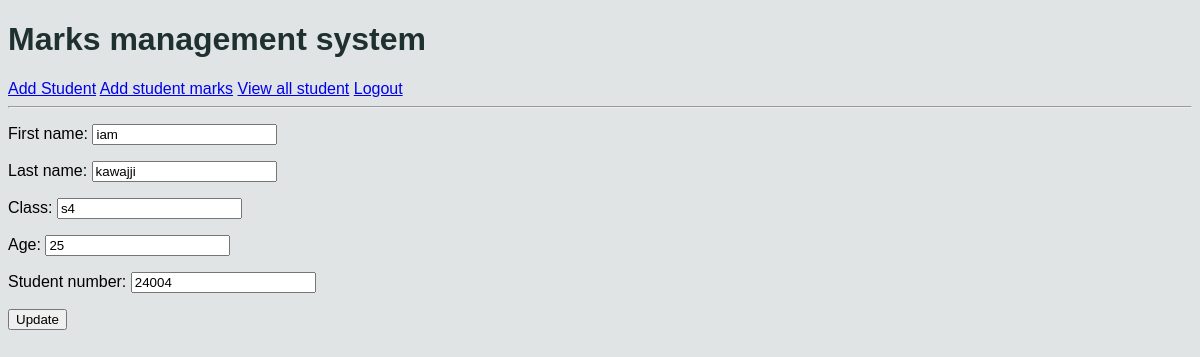
Before: /students/edit/1/ (signed in) with the older database file.
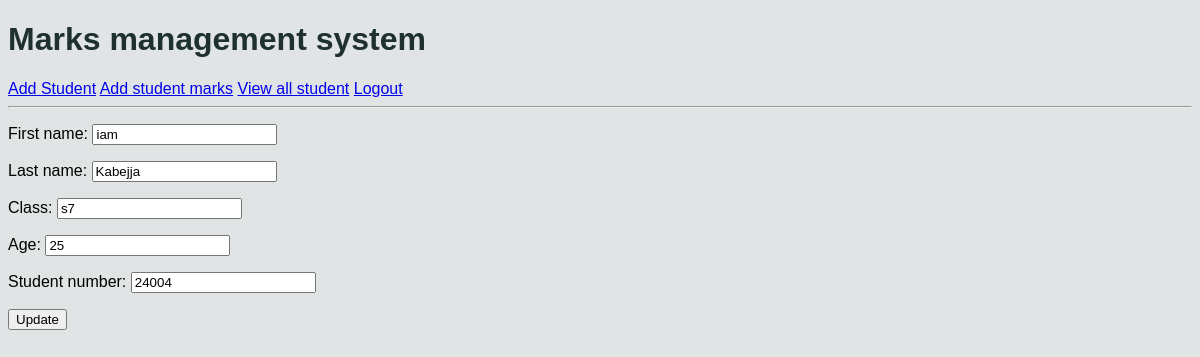
After: the same page with the newer database file.
### students/models.py (models this page shows, shortened)
class Student(db.Model):
    fname = db.CharField(max_length=100)
    lname = db.CharField(max_length=100)
    student_class = db.CharField(max_length=10)
    age = db.IntegerField(max_length=3)
    student_number = db.IntegerField(unique=True)

### students/views.py (the view)
# urls.py: path("edit/<int:id>/",views.edit_student,name="edit_student"),
@login_required
@permission_required('students.change_student', raise_exception=True)
def edit_student(request, id):
    student = Student.objects.get(id=id)
    if request.method == "POST":
        form = StudentForm(request.POST, instance=student)
        if form.is_valid():
            form.save()
            messages.success(request, "Student eddited successfully")
            return redirect("view_students")
    else:
        form = StudentForm(instance=student)
    context = {
        "form" : form,
        "student": student
    }
    return render(request,"students/edit_student.html",context)

### students/forms.py (shortened to what this page needs)
class StudentForm(fm.ModelForm):
    class Meta:
        model = Student
        fields = "__all__"
        labels = {
            "fname": "First name",
            "lname" : "Last name",
            "student_class" : "Class"
        }

### students/templates/students/edit_student.html (shortened to what this page needs)
{% extends "students/base.html" %}
    {%  block content %}
   <form action="" method="post">
    {{ form.as_p }}
    <button type="submit">Update</button>
   </form>
{% endblock %}

Changed rows visible on the page:
changed Student "iam": lname "kawajji" → "Kabejja"; student_class "s4" → "s7"
